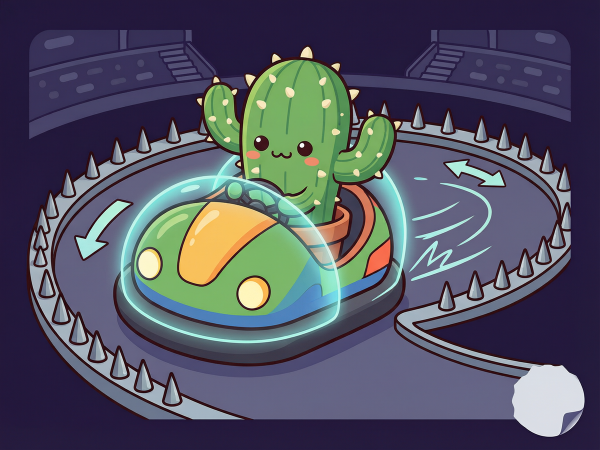
#> input picture assets/covers/01-bumper.png, 1200 x 900 px, found by its file name (shown at 1/2 size); its folder holds only this picture in this run
$ python covers_white.py
#> lines starting #> are read from the running program, lines starting #| are printed output that depends on the picture; after the words box and inside, x2 and y2 are one past the last pixel; in counts of white or black regions, pixels touching at a corner belong together
# -*- coding: utf-8 -*-
import os
from collections import deque
import numpy as np
from PIL import Image, ImageDraw, ImageFilter

SRC  = r"E:\body game\game-portal\assets\covers"
OUT  = r"E:\body game\game-portal\assets\covers-white"
PREV = r"E:\body game\game-portal\preview"
os.makedirs(OUT, exist_ok=True)
W, H = 1200, 900

# [9 lines left out: function flood, not called in this run]

def dilate(m, r):
    return np.array(Image.fromarray((m*255).astype(np.uint8),"L")
                    .filter(ImageFilter.MaxFilter(r*2+1))) > 127

# [24 lines left out: functions border_seed, border_touching_labels, not called in this run]

def rounded_mask(size, radius, ss=4):
    w, h = size
    big = Image.new("L", (w*ss, h*ss), 0)
    ImageDraw.Draw(big).rounded_rectangle([0,0,w*ss-1,h*ss-1], radius=radius*ss, fill=255)
    return big.resize((w,h), Image.LANCZOS)

def to_card(im, inset=56, radius=44):
    iw, ih = W - inset*2, H - inset*2
    card = im.resize((iw, ih), Image.LANCZOS).convert("RGBA")
    card.putalpha(rounded_mask((iw, ih), radius))
    canvas = Image.new("RGB", (W, H), (255,255,255))
    canvas.paste(card, (inset, inset), card)
    return canvas

sheet = []
for f in sorted(os.listdir(SRC)):
    if not f.endswith(".png"): continue
    im = Image.open(os.path.join(SRC, f)).convert("RGB")
#> im is the input picture: PIL image 1200x900 RGB; mean R, G, B 82.1, 83.9, 98.3

    if f.startswith("01"):
        res, note = to_card(im), "满幅插画 → 收进圆角卡片"
#> in to_card, `card = im.resize((iw, ih), Image.LANCZOS).convert("RGBA")`:
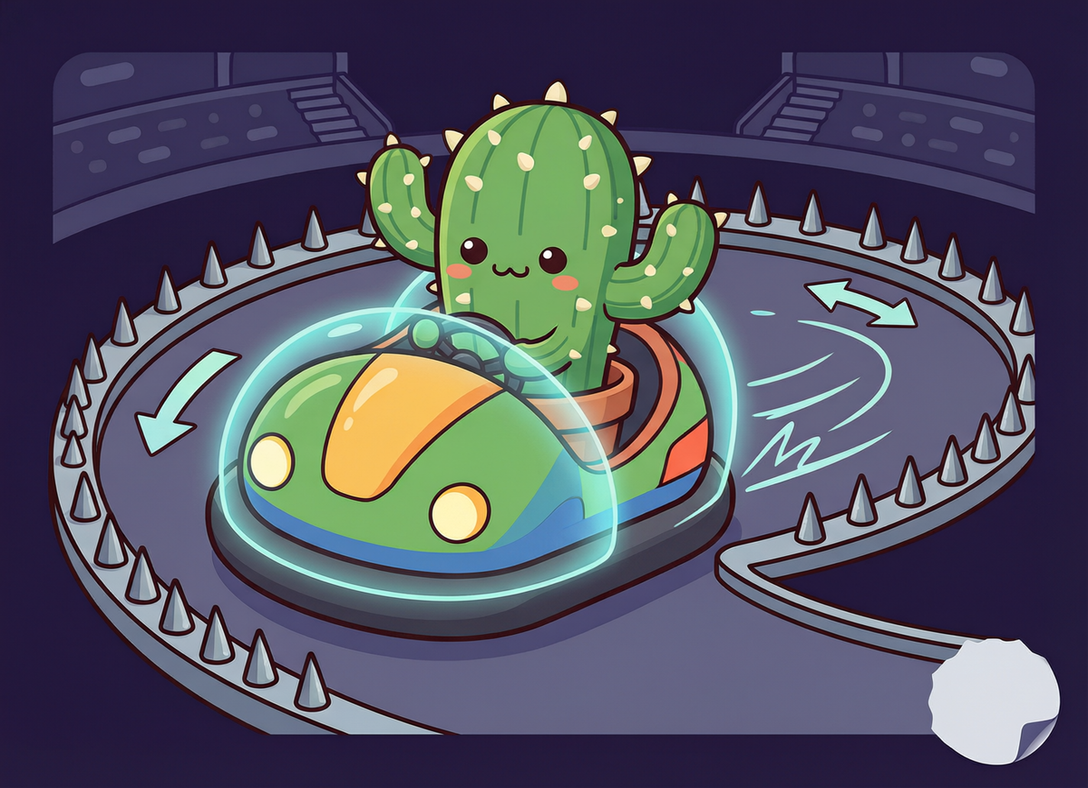
#> card: PIL image 1088x788 RGBA; mean R, G, B, A 82.1, 83.9, 98.3, 255
#> in rounded_mask, `big = Image.new("L", (w*ss, h*ss), 0)`: big: PIL image 4352x3152 L; every value is 0
#> in rounded_mask, `ImageDraw.Draw(big).rounded_rectangle([0,0,w*ss-1,h*ss-1], radius=radi..`:
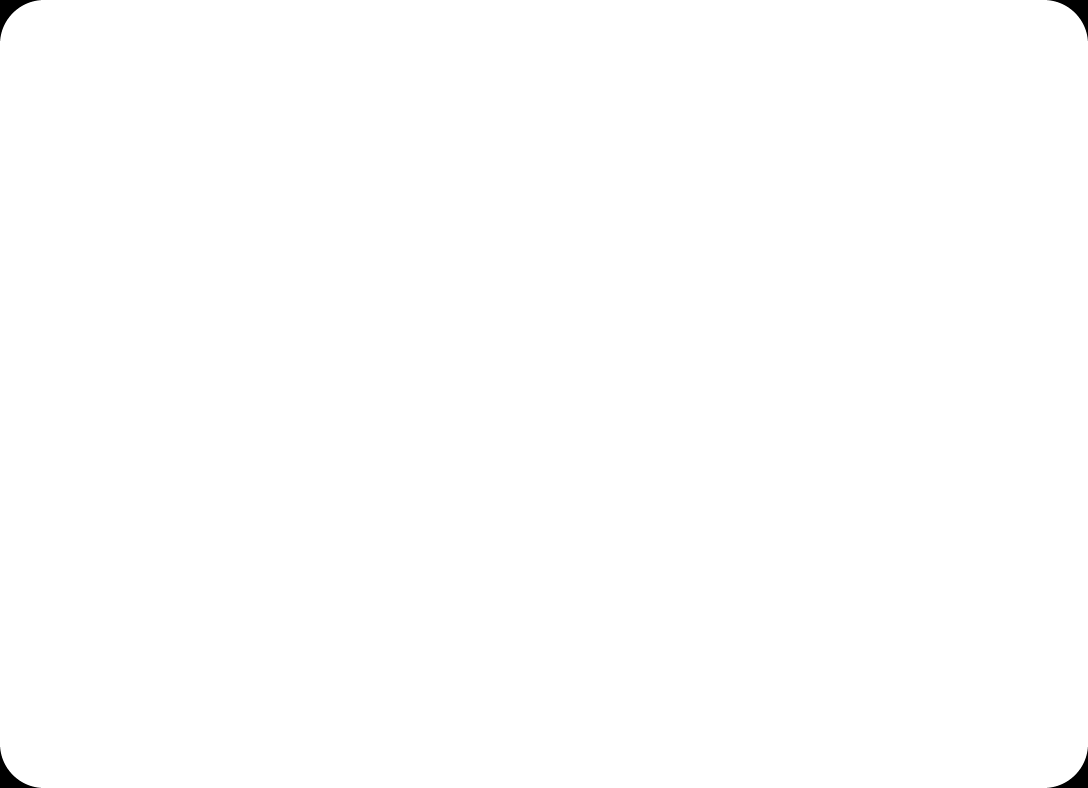
#> big: PIL image 4352x3152 L (shown at 1/4 size); 99.8% white; 4 black regions, box (x1, y1, x2, y2) and area: (0, 0, 163, 163) 6696, (4189, 0, 4352, 163) 6696, (0, 2989, 163, 3152) 6696, (4189, 2989, 4352, 3152) 6696
#> in rounded_mask, `return big.resize((w,h), Image.LANCZOS)`:
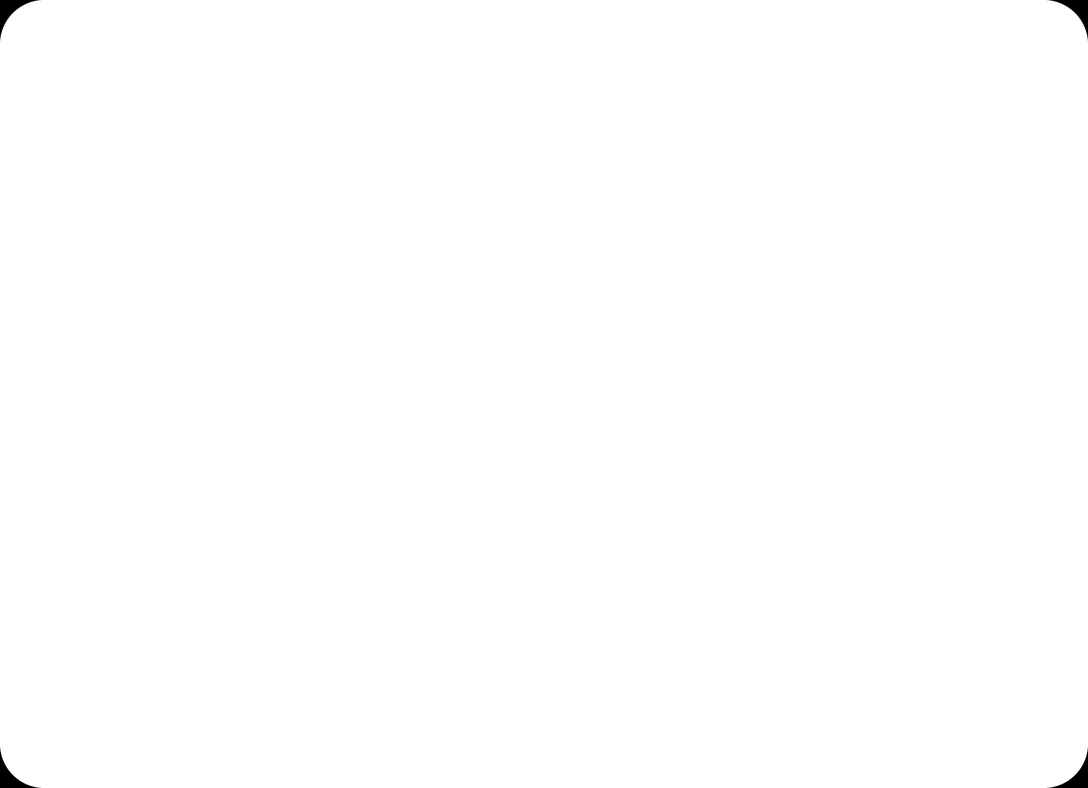
#> returned value: PIL image 1088x788 L; min 0, max 255, mean 254.5
#> in to_card, `canvas = Image.new("RGB", (W, H), (255,255,255))`: canvas: PIL image 1200x900 RGB; every value is 255
#> in to_card, `canvas.paste(card, (inset, inset), card)`:
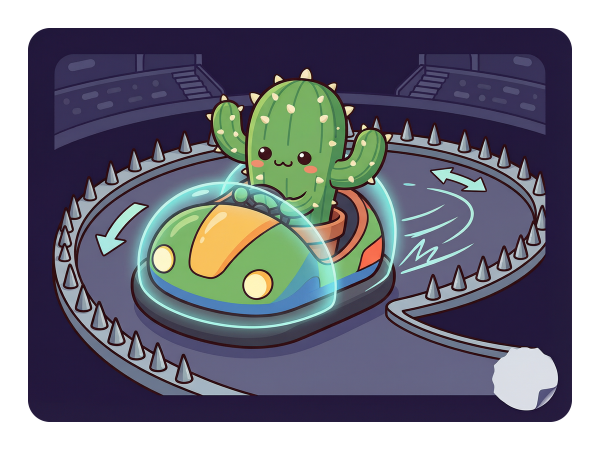
#> canvas: PIL image 1200x900 RGB (shown at 1/2 size); mean R, G, B 118.1, 119.5, 130.9
#> note = '满幅插画 → 收进圆角卡片'
    else:
        a = np.array(im).astype(np.int16); h, w, _ = a.shape
        bg = a[2,2].copy(); d = np.abs(a - bg).max(axis=2)
        m1 = flood(border_seed(h,w) & (d <= 40), d <= 40)
        leftover = (~m1) & (a.max(axis=2) < 160)
        extra, n = border_touching_labels(leftover)
        m2 = m1 | extra
        out = a.copy(); out[m2] = 255
        ring = dilate(m1,2) & (~m1)
        wgt = np.clip(1.0 - d[ring]/70.0, 0, 1)[:,None]
        out[ring] = (a[ring]*(1-wgt) + 255*wgt).astype(np.int16)
        res = Image.fromarray(out.astype(np.uint8)).filter(ImageFilter.SMOOTH)
        note = "去底 %.0f%% + 清残留 %d 块" % (m1.mean()*100, n)

    res.save(os.path.join(OUT, f), optimize=True)
    print("%-16s %-30s %5d KB" % (f, note, os.path.getsize(os.path.join(OUT,f))/1024))
#| 01-bumper.png    满幅插画 → 收进圆角卡片                   1034 KB
    sheet.append(res.resize((360,270), Image.LANCZOS))

cw,ch = 360,270
canvas = Image.new("RGB",(cw*3+40, ch*2+30),(255,255,255))
#> canvas: PIL image 1120x570 RGB; every value is 255
for i,s in enumerate(sheet):
    canvas.paste(s,(10+(i%3)*(cw+10), 10+(i//3)*(ch+10)))
#> this loop made 1 pass
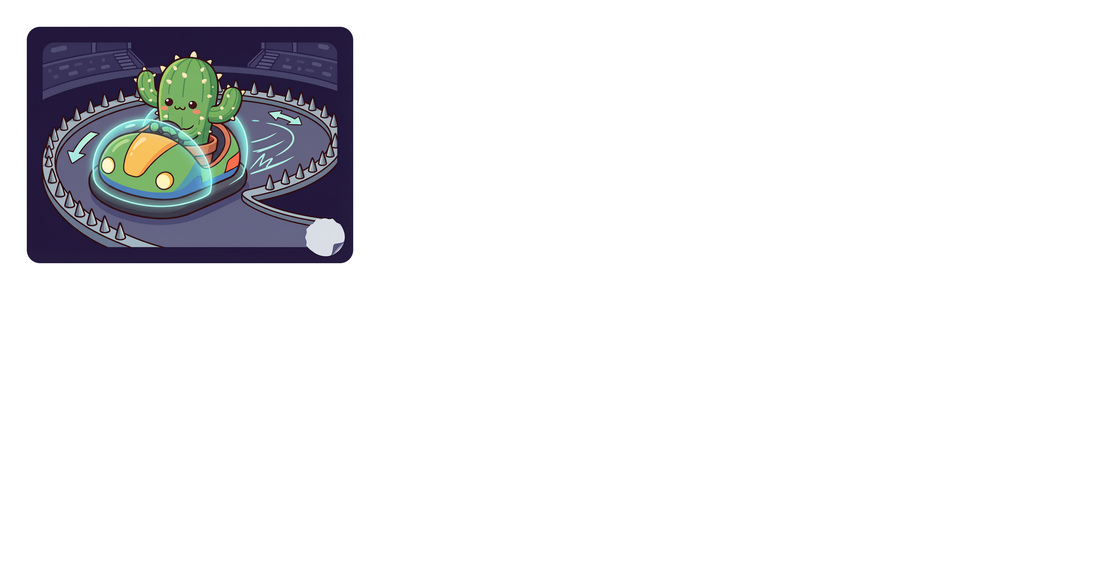
#> canvas: PIL image 1120x570 RGB; mean R, G, B 234.1, 234.4, 236.1
canvas.save(os.path.join(PREV,"covers-white-check.png"))
print("preview saved")
